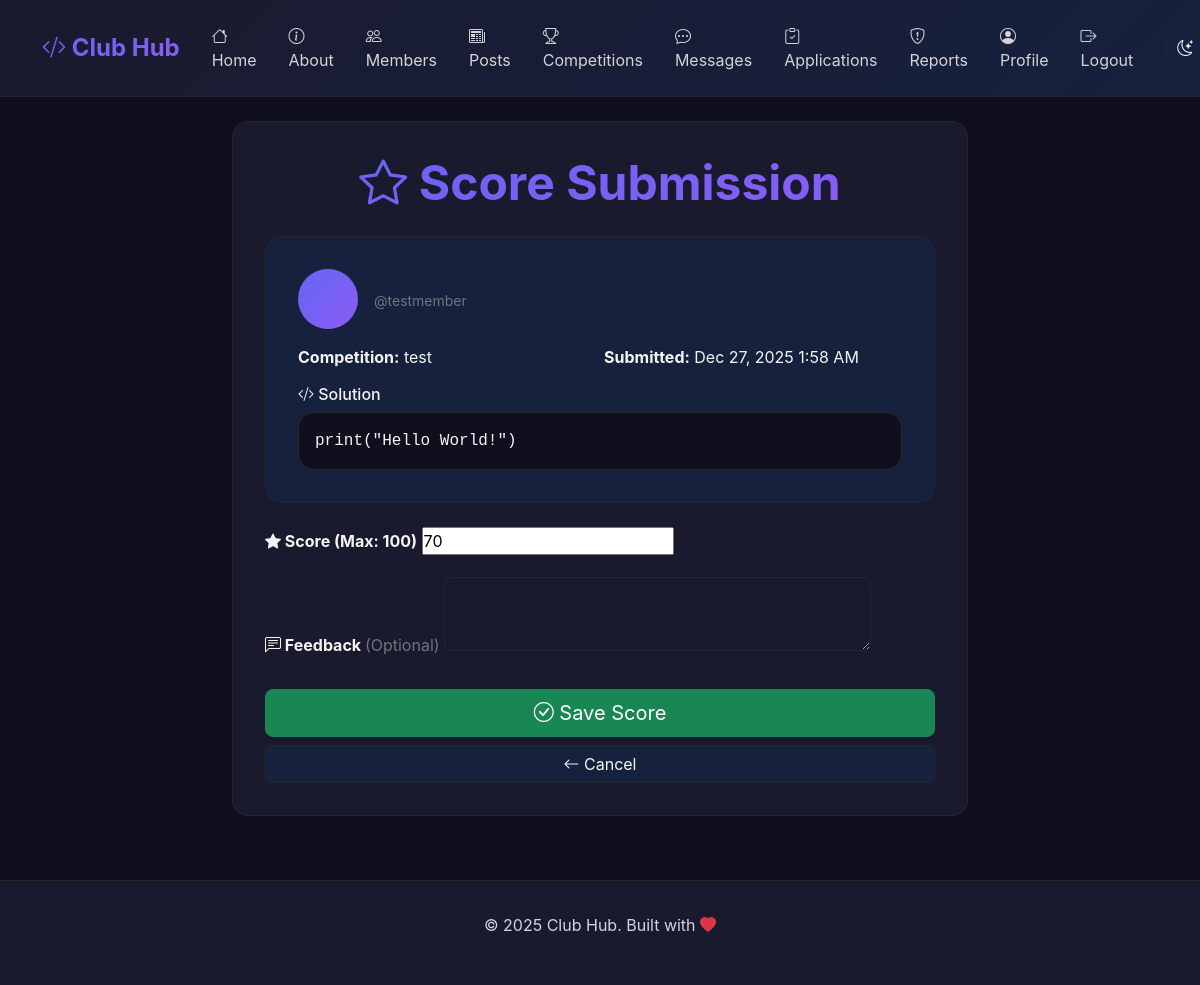
The page /competitions/submission/1/score/ (signed in) on the database its author committed.
### competitions/models.py (models this page shows, shortened)
class Submission(models.Model):
    competition = models.ForeignKey(
        Competition,
        on_delete=models.CASCADE,
        related_name='submissions'
    )
    user = models.ForeignKey(
        settings.AUTH_USER_MODEL,
        on_delete=models.CASCADE,
        related_name='submissions'
    )
    solution = models.TextField(help_text="Code or text solution")
    score = models.PositiveIntegerField(default=0)
    rank = models.PositiveIntegerField(null=True, blank=True)
    submitted_at = models.DateTimeField(auto_now_add=True)
    scored_by = models.ForeignKey(
        settings.AUTH_USER_MODEL,
        on_delete=models.SET_NULL,
        null=True,
        blank=True,
        related_name='scored_submissions'
    )
    scored_at = models.DateTimeField(null=True, blank=True)
    feedback = models.TextField(blank=True)
    class Meta:
        ordering = ['-score', 'submitted_at']
        unique_together = ['competition', 'user']

class Competition(models.Model):
    STATUS_CHOICES = [
        ('upcoming', 'Upcoming'),
        ('active', 'Active'),
        ('completed', 'Completed'),
    ]
    title = models.CharField(max_length=200)
    description = models.TextField()
    start_date = models.DateTimeField()
    end_date = models.DateTimeField()
    status = models.CharField(max_length=20, choices=STATUS_CHOICES, default='upcoming')
    max_score = models.PositiveIntegerField(default=100)
    created_by = models.ForeignKey(
        settings.AUTH_USER_MODEL,
        on_delete=models.CASCADE,
        related_name='created_competitions'
    )
    created_at = models.DateTimeField(auto_now_add=True)
    class Meta:
        ordering = ['-start_date']

### accounts/models.py (models this page shows, shortened)
class User(AbstractUser):
    ROLE_CHOICES = [
        ('admin', 'Admin'),
        ('member', 'Member'),
    ]
    role = models.CharField(
        max_length=10,
        choices=ROLE_CHOICES,
        default='member',
        help_text="User role: Admin (full access) or Member (limited access)"
    )
    email = models.EmailField(
        unique=True,
        help_text="Must be unique across all users"
    )
    class Meta:
        ordering = ['-date_joined']
        verbose_name = 'User'
        verbose_name_plural = 'Users'
    @property
    def is_admin(self):
        return self.role == 'admin'

### competitions/views.py (the view)
    def wrapper(request, *args, **kwargs):
        if not request.user.is_authenticated:
            messages.error(request, 'Please login to access this page.')
            return redirect('accounts:login')
        if not request.user.is_admin:
            messages.error(request, 'You do not have permission to access this page.')
            return redirect('core:home')
        return view_func(request, *args, **kwargs)

### competitions/forms.py
class ScoreForm(forms.ModelForm):
    class Meta:
        model = Submission
        fields = ['score', 'feedback']
        widgets = {
            'feedback': forms.Textarea(attrs={'rows': 3}),
        }

### competitions/views.py (called while the page is built)
def admin_required(view_func):
    def wrapper(request, *args, **kwargs):
        if not request.user.is_authenticated:
            messages.error(request, 'Please login to access this page.')
            return redirect('accounts:login')
        if not request.user.is_admin:
            messages.error(request, 'You do not have permission to access this page.')
            return redirect('core:home')
        return view_func(request, *args, **kwargs)
    return wrapper

@admin_required
def score_submission(request, pk):
    submission = get_object_or_404(Submission, pk=pk)
    if request.method == 'POST':
        form = ScoreForm(request.POST, instance=submission)
        if form.is_valid():
            submission = form.save(commit=False)
            submission.scored_by = request.user
            submission.scored_at = timezone.now()
            submission.save()
            update_competition_ranks(submission.competition)
            messages.success(request, 'Submission scored successfully!')
            return redirect('competitions:submissions', pk=submission.competition.pk)
    else:
        form = ScoreForm(instance=submission)
    context = {
        'form': form,
        'submission': submission,
    }
    return render(request, 'competitions/score.html', context)

### competitions/templates/competitions/score.html (shortened to what this page needs)
{% extends 'base.html' %}
{% block content %}
<div class="row justify-content-center">
    <div class="col-lg-8">
        <div class="card-custom">
            <div class="text-center mb-4">
                <h1 class="display-5 fw-bold" style="background: linear-gradient(135deg, #6366f1, #8b5cf6); -webkit-background-clip: text; -webkit-text-fill-color: transparent;">
                    <i class="bi bi-star"></i> Score Submission
                </h1>
            </div>
            <div class="card-custom mb-4" style="background: var(--bg-tertiary);">
                <div class="d-flex align-items-center gap-3 mb-3">
                    <div class="rounded-circle d-flex align-items-center justify-content-center"
                         style="width: 60px; height: 60px; background: linear-gradient(135deg, #6366f1, #8b5cf6); color: white; font-weight: 600; font-size: 1.5rem;">
                    </div>
                    <div>
                        <p class="mb-0 small text-secondary">@{{ submission.user.username }}</p>
                    </div>
                </div>
                <div class="row g-2 mb-3">
                    <div class="col-md-6">
                        <strong>Competition:</strong> {{ submission.competition.title }}
                    </div>
                    <div class="col-md-6">
                        <strong>Submitted:</strong> {{ submission.submitted_at|date:"M d, Y g:i A" }}
                    </div>
                </div>
                <h6 class="mb-2"><i class="bi bi-code-slash"></i> Solution</h6>
                <div class="card-custom p-3" style="background: var(--bg-primary); font-family: 'Courier New', monospace; white-space: pre-wrap; overflow-x: auto; max-height: 300px; overflow-y: auto;">{{ submission.solution }}</div>
            </div>
            <form method="post">
                <div class="mb-3">
                    <label for="{{ form.score.id_for_label }}" class="form-label fw-bold">
                        <i class="bi bi-star-fill"></i> Score (Max: {{ submission.competition.max_score }})
                    </label>
                    {{ form.score }}
                </div>
                <div class="mb-4">
                    <label for="{{ form.feedback.id_for_label }}" class="form-label fw-bold">
                        <i class="bi bi-chat-left-text"></i> Feedback
                        <span class="text-secondary fw-normal">(Optional)</span>
                    </label>
                    {{ form.feedback }}
                </div>
                <button type="submit" class="btn btn-success w-100 btn-lg mb-2">
                    <i class="bi bi-check-circle"></i> Save Score
                </button>
                <a href="{% url 'competitions:submissions' submission.competition.pk %}" class="btn btn-secondary w-100">
                    <i class="bi bi-arrow-left"></i> Cancel
                </a>
            </form>
        </div>
    </div>
</div>
{% endblock %}

### templates/base.html (style rules this page uses)
:root[data-theme="dark"] { --bg-primary: #0f0f1e; --bg-secondary: #1a1a2e; --bg-tertiary: #16213e; --text-primary: #f4f4f5; --text-secondary: #d4d4d8; --text-muted: #a1a1aa; --accent-primary: #6366f1; --accent-secondary: #8b5cf6; --border-color: #27272a; --success: #10b981; --warning: #f59e0b; --danger: #ef4444; --input-bg: #1a1a2e; --input-text: #f4f4f5; }
* { margin: 0; padding: 0; box-sizing: border-box; }
body { background: var(--bg-primary); color: var(--text-primary); font-family: 'Inter', -apple-system, BlinkMacSystemFont, 'Segoe UI', sans-serif; min-height: 100vh; transition: background 0.3s, color 0.3s; }
.btn-secondary, .btn-outline-secondary { background: var(--bg-tertiary); border: 1px solid var(--border-color); color: var(--text-primary) !important; }
.form-control, .form-select, textarea { background: var(--input-bg) !important; border: 1px solid var(--border-color) !important; color: var(--input-text) !important; border-radius: 8px; }
.form-label { color: var(--text-primary) !important; }
.card-custom { background: var(--bg-secondary); border: 1px solid var(--border-color); border-radius: 16px; padding: 2rem; transition: transform 0.3s, box-shadow 0.3s; }

### rows shown on the page
Submission: user.username "testmember", competition "test", submitted_at "Dec 27, 2025 1:58 AM", solution "print(\"Hello World!\")", competition.max_score "100", score "70"
